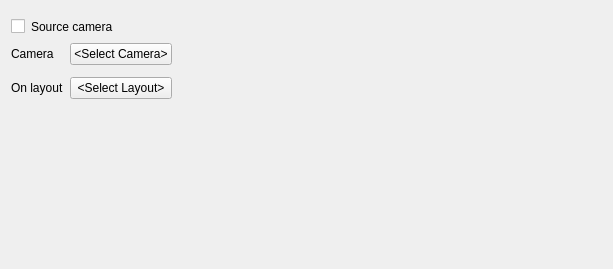
<?xml version="1.0" encoding="UTF-8"?>
<ui version="4.0">
 <class>FullscreenCameraActionWidget</class>
 <widget class="QWidget" name="FullscreenCameraActionWidget">
  <property name="geometry">
   <rect>
    <x>0</x>
    <y>0</y>
    <width>613</width>
    <height>269</height>
   </rect>
  </property>
  <layout class="QGridLayout" name="gridLayout">
   <item row="6" column="1">
    <widget class="QPushButton" name="selectLayoutButton">
     <property name="text">
      <string notr="true">&lt;Select Layout&gt;</string>
     </property>
    </widget>
   </item>
   <item row="1" column="0" colspan="3">
    <layout class="QHBoxLayout" name="horizontalLayout">
     <item>
      <widget class="QCheckBox" name="useSourceCheckBox"/>
     </item>
     <item>
      <widget class="QLabel" name="sourceCameraLabel">
       <property name="text">
        <string>Source camera</string>
       </property>
      </widget>
     </item>
     <item>
      <spacer name="horizontalSpacer_2">
       <property name="orientation">
        <enum>Qt::Horizontal</enum>
       </property>
       <property name="sizeHint" stdset="0">
        <size>
         <width>40</width>
         <height>20</height>
        </size>
       </property>
      </spacer>
     </item>
    </layout>
   </item>
   <item row="8" column="0">
    <spacer name="verticalSpacer">
     <property name="orientation">
      <enum>Qt::Vertical</enum>
     </property>
     <property name="sizeHint" stdset="0">
      <size>
       <width>20</width>
       <height>40</height>
      </size>
     </property>
    </spacer>
   </item>
   <item row="5" column="1" colspan="2">
    <widget class="QnWordWrappedLabel" name="layoutWarningWidget" native="true"/>
   </item>
   <item row="3" column="0">
    <widget class="QLabel" name="cameraLabel">
     <property name="text">
      <string>Camera</string>
     </property>
    </widget>
   </item>
   <item row="6" column="0">
    <widget class="QLabel" name="layoutLabel">
     <property name="text">
      <string>On layout</string>
     </property>
    </widget>
   </item>
   <item row="3" column="1">
    <widget class="QPushButton" name="selectCameraButton">
     <property name="text">
      <string notr="true">&lt;Select Camera&gt;</string>
     </property>
    </widget>
   </item>
   <item row="0" column="0" colspan="3">
    <widget class="nx::vms::client::desktop::RewindForWidget" name="rewindForWidget" native="true"/>
   </item>
   <item row="3" column="2">
    <spacer name="horizontalSpacer">
     <property name="orientation">
      <enum>Qt::Horizontal</enum>
     </property>
     <property name="sizeHint" stdset="0">
      <size>
       <width>40</width>
       <height>20</height>
      </size>
     </property>
    </spacer>
   </item>
  </layout>
 </widget>
 <customwidgets>
  <customwidget>
   <class>QnWordWrappedLabel</class>
   <extends>QWidget</extends>
   <header location="global">ui/widgets/word_wrapped_label.h</header>
   <container>1</container>
  </customwidget>
  <customwidget>
   <class>nx::vms::client::desktop::RewindForWidget</class>
   <extends>QWidget</extends>
   <header location="global">nx/vms/client/desktop/event_rules/widgets/rewind_for_widget.h</header>
   <container>1</container>
  </customwidget>
 </customwidgets>
 <resources/>
 <connections/>
</ui>
